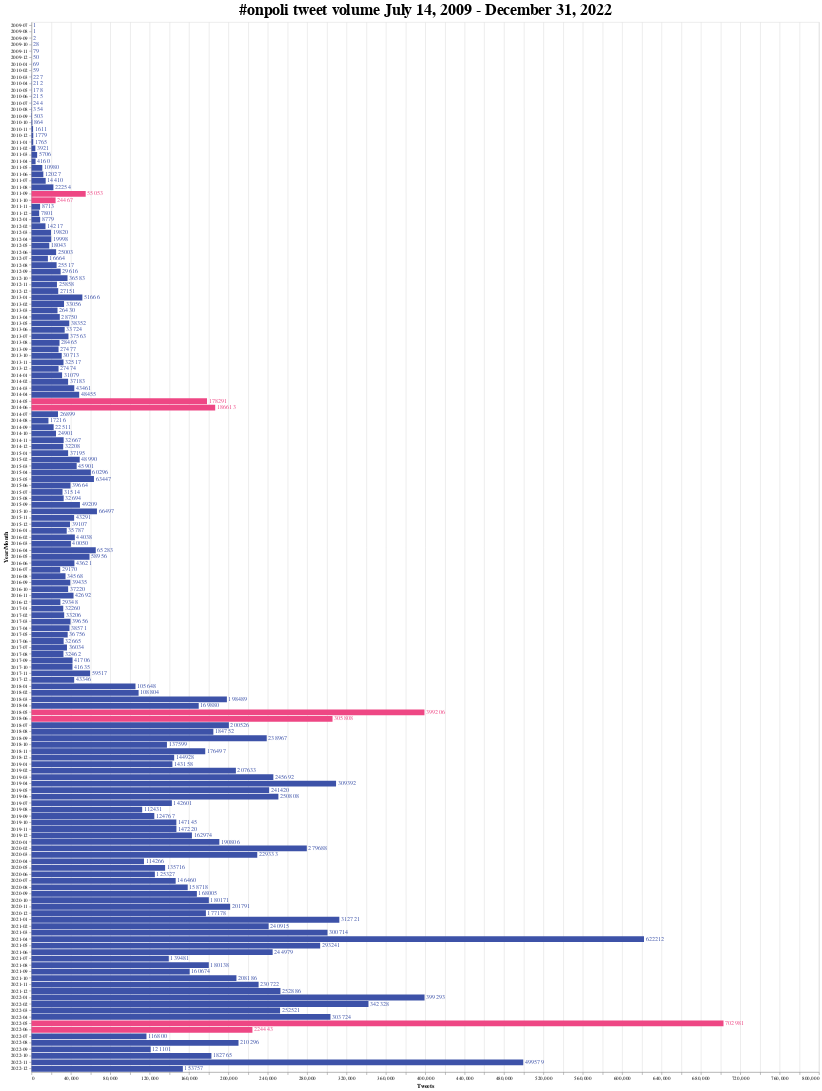

This figure's notebook cell:
### Code cell
chart = alt.Chart(data).mark_bar().encode(
               x=alt.X("Tweets:Q"),
               y=alt.Y("Year/Month:O"),
               color=alt.condition(
                 alt.FieldOneOfPredicate('Year/Month', ['2011-09', '2011-10', '2014-05', '2014-06', '2018-05', '2018-06', '2022-05', '2022-06']),
                 alt.value('#ee4784'),     
                 alt.value('#3d52a8')
               )
           )

chart_text = chart.mark_text(align="left", baseline="middle", dx=3).encode(
     text="Tweets:Q"
)

(chart + chart_text).properties(
    width=1500,
    height=2200,
    title="#onpoli tweet volume July 14, 2009 - December 31, 2022",
).configure_title(fontSize=30, font="Verdana", align="center", color="black", dy=-3)

### Figure 1 — Vega-Lite specification as saved in the notebook (floating-point values rounded to 4 significant figures; data arrays with more than 128 entries replaced by an {"elided": "..."} marker saying what was removed)
{"config": {"view": {"continuousWidth": 400, "continuousHeight": 300}, "title": {"align": "center", "color": "black", "dy": -3, "font": "Verdana", "fontSize": 30}}, "layer": [{"mark": "bar", "encoding": {"color": {"condition": {"value": "#ee4784", "test": {"field": "Year/Month", "oneOf": ["2011-09", "2011-10", "2014-05", "2014-06", "2018-05", "2018-06", "2022-05", "2022-06"]}}, "value": "#3d52a8"}, "x": {"field": "Tweets", "type": "quantitative"}, "y": {"field": "Year/Month", "type": "ordinal"}}}, {"mark": {"type": "text", "align": "left", "baseline": "middle", "dx": 3}, "encoding": {"color": {"condition": {"value": "#ee4784", "test": {"field": "Year/Month", "oneOf": ["2011-09", "2011-10", "2014-05", "2014-06", "2018-05", "2018-06", "2022-05", "2022-06"]}}, "value": "#3d52a8"}, "text": {"field": "Tweets", "type": "quantitative"}, "x": {"field": "Tweets", "type": "quantitative"}, "y": {"field": "Year/Month", "type": "ordinal"}}}], "data": {"name": "data-6d9c2263beb11a0bbb25c4764d675644"}, "height": 2200, "title": "#onpoli tweet volume July 14, 2009 - December 31, 2022", "width": 1500, "$schema": "https://vega.github.io/schema/vega-lite/v4.17.0.json", "datasets": {"data-6d9c2263beb11a0bbb25c4764d675644": {"elided": "162 records"}}}
